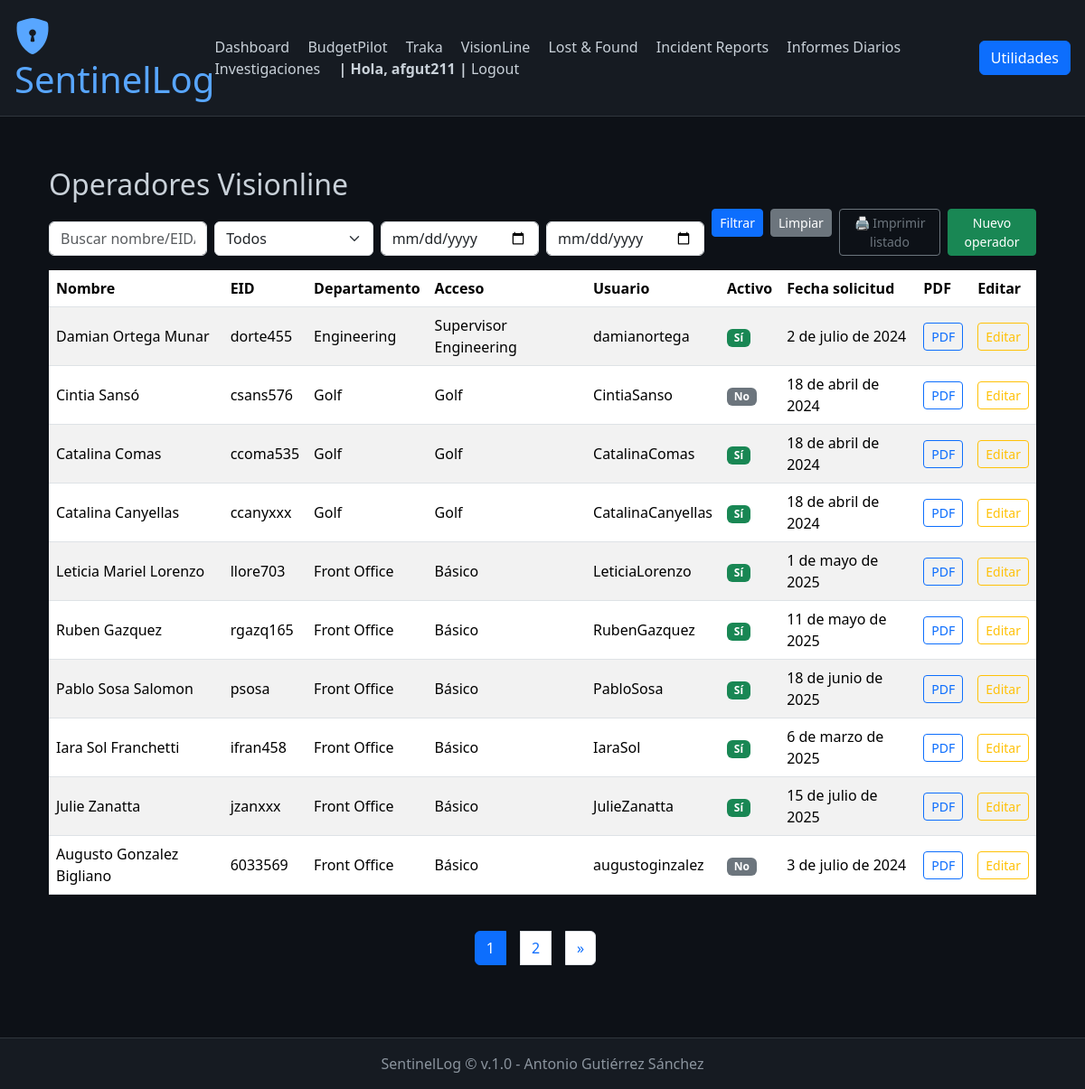
Screenshot of /visionline/ (signed in) with the database file from the repository.
### visionline/models.py (models this page shows, shortened)
class VisionlineOperator(models.Model):
    request_date = models.DateField("Fecha de solicitud")
    full_name = models.CharField("Nombre y apellidos", max_length=100)
    position = models.CharField("Cargo o posición", max_length=100)
    eid = models.CharField("EID", max_length=50)
    department = models.CharField("Departamento", max_length=100)
    ACCESS_CHOICES = [
        ("activities", "Activities"),
        ("basico", "Básico"),
        ("golf", "Golf"),
        ("supervisor_engineering", "Supervisor Engineering"),
        ("system_manager", "System Manager"),
    ]
    access_required = models.CharField("Acceso requerido", max_length=30, choices=ACCESS_CHOICES)
    setup_by = models.CharField("Setup by", max_length=100)
    completion_date = models.DateField("Date of completion")
    username_assigned = models.CharField("Username assigned", max_length=100)
    password_assigned = models.CharField("Password assigned (base64)", max_length=255)
    is_active = models.BooleanField("Activo", default=True)
    manager_signed = models.CharField("Manager que firma la solicitud", max_length=100)
    request_pdf = models.FileField("Solicitud firmada (PDF)", upload_to="visionline/requests/")
    created_at = models.DateTimeField(auto_now_add=True)
    history = HistoricalRecords()

### visionline/views.py (the view)
# urls.py: path('', views.operator_list, name='visionline_operator_list'),
def operator_list(request):
    qs = VisionlineOperator.objects.all().order_by('-created_at')
    estado = request.GET.get('estado')
    search = request.GET.get('search')
    date_from = request.GET.get('date_from')
    date_to = request.GET.get('date_to')
    if estado in ['activo', 'inactivo']:
        qs = qs.filter(is_active=(estado == 'activo'))
    if search:
        qs = qs.filter(
            Q(full_name__icontains=search) |
            Q(username_assigned__icontains=search) |
            Q(eid__icontains=search)
        )
    if date_from:
        try:
            date_from_obj = datetime.strptime(date_from, "%Y-%m-%d").date()
            qs = qs.filter(request_date__gte=date_from_obj)
        except ValueError:
            pass
    if date_to:
        try:
            date_to_obj = datetime.strptime(date_to, "%Y-%m-%d").date()
            qs = qs.filter(request_date__lte=date_to_obj)
        except ValueError:
            pass
    context = {
        "operators": qs,
        "estado": estado,
        "search": search,
        "date_from": date_from,
        "date_to": date_to,
    }
    paginator = Paginator(qs, 10)  # 10 por página
    page_number = request.GET.get('page')
    page_obj = paginator.get_page(page_number)
    return render(request, "visionline/operator_list.html", {'page_obj':page_obj})

### visionline/templates/visionline/operator_list.html (shortened to what this page needs)
{% extends "base.html" %}
{% block content %}
<div class="container mt-4">
    <h2>Operadores Visionline</h2>
    <form method="get" class="row g-2 mb-3 align-items-end">
        <div class="col-md-2">
            <input type="text" name="search" class="form-control" placeholder="Buscar nombre/EID/usuario" value="{{ search|default:'' }}">
        </div>
        <div class="col-md-2">
            <select name="estado" class="form-select">
                <option value="">Todos</option>
            </select>
        </div>
        <div class="col-md-2">
            <input type="date" name="date_from" class="form-control" value="{{ date_from|default:'' }}">
        </div>
        <div class="col-md-2">
            <input type="date" name="date_to" class="form-control" value="{{ date_to|default:'' }}">
        </div>
        <div class="col-md-4 d-flex gap-2 justify-content-end">
            <button type="submit" class="btn btn-primary btn-sm h-100">Filtrar</button>
            <a href="{% url 'visionline_operator_list' %}" class="btn btn-secondary btn-sm h-100">Limpiar</a>
            <a href="{% url 'visionline_operator_print' %}?{{ request.GET.urlencode }}" target="_blank" class="btn btn-outline-secondary btn-sm h-100">
                🖨️ Imprimir listado
            </a>
            <a href="{% url 'visionline_operator_create' %}" class="btn btn-success btn-sm h-100">Nuevo operador</a>
        </div>
    </form>
    <div class="table-responsive">
        <table class="table table-striped table-hover align-middle">
            <thead>
                <tr>
                    <th>Nombre</th>
                    <th>EID</th>
                    <th>Departamento</th>
                    <th>Acceso</th>
                    <th>Usuario</th>
                    <th>Activo</th>
                    <th>Fecha solicitud</th>
                    <th>PDF</th>
                    <th>Editar</th>
                </tr>
            </thead>
            <tbody>
                {% for op in page_obj %}
                <tr>
                    <td>{{ op.full_name }}</td>
                    <td>{{ op.eid }}</td>
                    <td>{{ op.department }}</td>
                    <td>{{ op.get_access_required_display }}</td>
                    <td>{{ op.username_assigned }}</td>
                    <td>
                        {% if op.is_active %}
                            <span class="badge bg-success">Sí</span>
                        {% else %}
                            <span class="badge bg-secondary">No</span>
                        {% endif %}
                    </td>
                    <td>{{ op.request_date }}</td>
                    <td>
                        {% if op.request_pdf %}
                            <a href="{% url 'visionline_operator_pdf' op.pk %}" target="_blank" class="btn btn-outline-primary btn-sm">PDF</a>
                        {% endif %}
                    </td>
                    <td>
                        <a href="{% url 'visionline_operator_edit' op.pk %}" class="btn btn-outline-warning btn-sm">Editar</a>
                    </td>
                </tr>
                {% empty %}
                <tr>
                    <td colspan="9" class="text-center text-muted">No hay operadores registrados.</td>
                </tr>
                {% endfor %}
            </tbody>
        </table>
        <br>
    <nav>
    <ul class="pagination justify-content-center">
        {% for num in page_obj.paginator.page_range %}
            {% if num <= 2 or num > page_obj.paginator.num_pages|add:'-2' or num >= page_obj.number|add:'-1' and num <= page_obj.number|add:'1' %}
                <li class="page-item {% if page_obj.number == num %}active{% endif %}">
                <a class="page-link" href="?page={{ num }}">{{ num }}</a>
                </li>
            {% elif num == 3 or num == page_obj.paginator.num_pages|add:'-2' %}
                <li class="page-item disabled"><span class="page-link">…</span></li>
            {% endif %}
            {% endfor %}
        {% if page_obj.has_next %}
        <li class="page-item">
            <a class="page-link" href="?page={{ page_obj.next_page_number }}{% if search %}&search={{ search }}{% endif %}">&raquo;</a>
        </li>
        {% endif %}
    </ul>
    </nav>
    </div>
</div>
{% endblock %}

### templates/base.html (shortened to what this page needs)
<!DOCTYPE html>
<html lang="es">
<head>
    <link href="https://cdn.jsdelivr.net/npm/bootstrap@5.3.3/dist/css/bootstrap.min.css" rel="stylesheet">
    <link href="https://cdn.jsdelivr.net/npm/bootstrap-icons@1.10.5/font/bootstrap-icons.css" rel="stylesheet">
    <link href="https://cdnjs.cloudflare.com/ajax/libs/toastr.js/latest/toastr.min.css" rel="stylesheet"/>
</head>
<body>
    <header class="d-flex flex-column flex-md-row align-items-center justify-content-between">
        <h1><i class="bi bi-shield-lock-fill"></i> SentinelLog</h1>
        <nav class="mt-3 mt-md-0">
            <a href="/dashboard/">Dashboard</a>
            <a href="{% url 'budgetpilot:presupuesto_list' %}">BudgetPilot</a>
            <a href="{% url 'traka:user_list' %}">Traka</a>
            <a href="{% url 'visionline_operator_list' %}">VisionLine</a>
            <a href="{% url 'lostfound:list' %}">Lost &amp; Found</a>
            <a href="/incident_management/">Incident Reports</a>
            <a href="/daily_reports/">Informes Diarios</a>
            <a href="/investigations/">Investigaciones</a>
            {% if user.is_authenticated %}
            <span><b>| Hola, {{ user }} |</b></span>
            <a href="{% url 'account_logout' %}">Logout</a>
            {% else %}
                <a href="/accounts/login/">Login</a>
            {% endif %}
        </nav>
        <div class="order-1 order-md-0">
            <button class="btn btn-primary" type="button" data-bs-toggle="offcanvas" data-bs-target="#offcanvasWithBothOptions" aria-controls="offcanvasWithBothOptions">
                Utilidades
            </button>
        </div>
    </header>
    <main class="container">
        {% block content %}{% endblock %}
    </main>
    <footer>
        SentinelLog © {{ now|date:"YYYY" }} v.1.0 - Antonio Gutiérrez Sánchez
    </footer>
</body>
</html>

### templates/base.html (style rules this page uses)
body { background-color: #0d1117; color: #c9d1d9; }
header { background-color: #161b22; padding: 1rem; border-bottom: 1px solid #30363d; }
header h1 { color: #58a6ff; margin: 0; }
nav a { color: #c9d1d9; margin-right: 1rem; text-decoration: none; }
main { padding: 2rem; }
footer { background-color: #161b22; color: #8b949e; text-align: center; padding: 1rem; border-top: 1px solid #30363d; margin-top: 2rem; }

### rows the page displays
VisionlineOperator: full_name "Damian Ortega Munar", eid "dorte455", department "Engineering", access_required "Supervisor Engineering", username_assigned "damianortega", is_active "Sí", request_date "2 de julio de 2024", shows "PDF"
VisionlineOperator: full_name "Cintia Sansó", eid "csans576", department "Golf", access_required "Golf", username_assigned "CintiaSanso", is_active "No", request_date "18 de abril de 2024", shows "PDF"
VisionlineOperator: full_name "Catalina Comas", eid "ccoma535", department "Golf", access_required "Golf", username_assigned "CatalinaComas", is_active "Sí", request_date "18 de abril de 2024", shows "PDF"
VisionlineOperator: full_name "Catalina Canyellas", eid "ccanyxxx", department "Golf", access_required "Golf", username_assigned "CatalinaCanyellas", is_active "Sí", request_date "18 de abril de 2024", shows "PDF"
VisionlineOperator: full_name "Leticia Mariel Lorenzo", eid "llore703", department "Front Office", access_required "Básico", username_assigned "LeticiaLorenzo", is_active "Sí", request_date "1 de mayo de 2025", shows "PDF"
VisionlineOperator: full_name "Ruben Gazquez", eid "rgazq165", department "Front Office", access_required "Básico", username_assigned "RubenGazquez", is_active "Sí", request_date "11 de mayo de 2025", shows "PDF"
VisionlineOperator: full_name "Pablo Sosa Salomon", eid "psosa", department "Front Office", access_required "Básico", username_assigned "PabloSosa", is_active "Sí", request_date "18 de junio de 2025", shows "PDF"
VisionlineOperator: full_name "Iara Sol Franchetti", eid "ifran458", department "Front Office", access_required "Básico", username_assigned "IaraSol", is_active "Sí", request_date "6 de marzo de 2025", shows "PDF"
VisionlineOperator: full_name "Julie Zanatta", eid "jzanxxx", department "Front Office", access_required "Básico", username_assigned "JulieZanatta", is_active "Sí", request_date "15 de julio de 2025", shows "PDF"
VisionlineOperator: full_name "Augusto Gonzalez Bigliano", eid "6033569", department "Front Office", access_required "Básico", username_assigned "augustoginzalez", is_active "No", request_date "3 de julio de 2024", shows "PDF"

### other values shown
{{ user }} "afgut211"
{{ num }} "1" "2"
